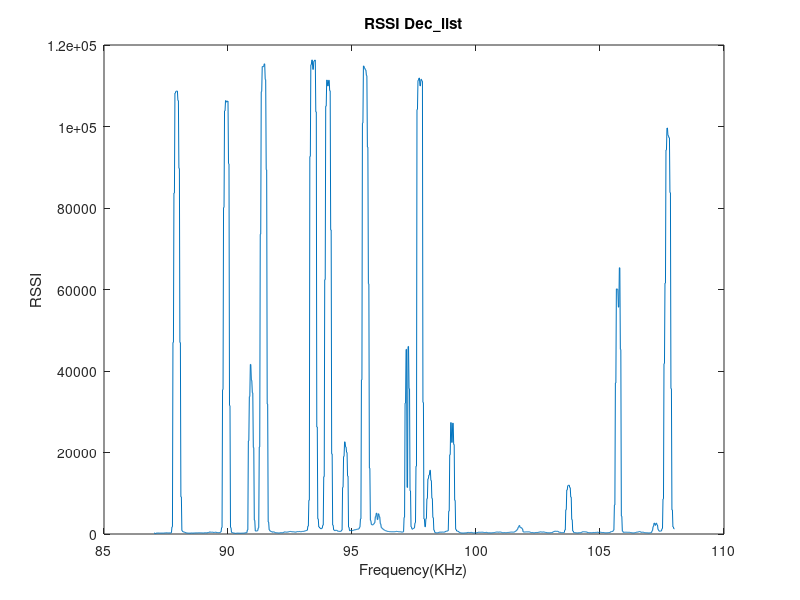
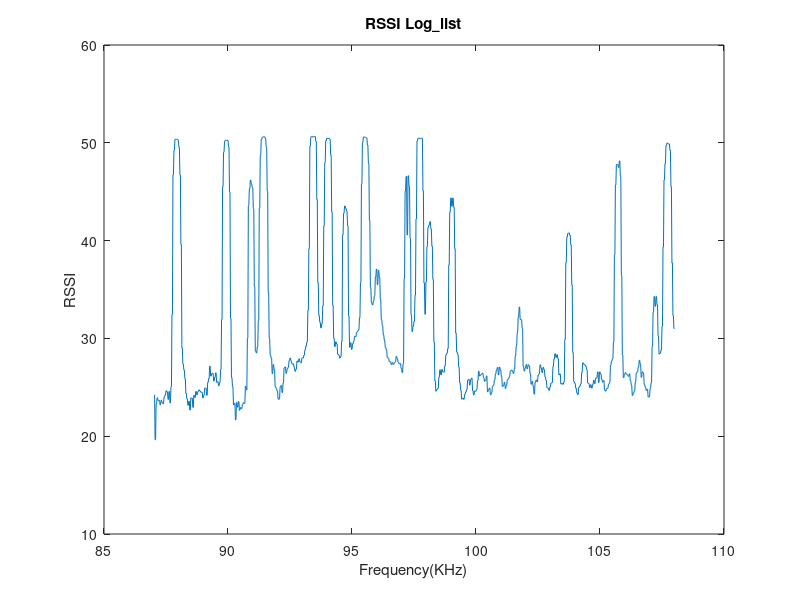

Write the MATLAB code that produced these figures, in order.
load RSSI_Scan.mat;
figure(1);
plot(linspace(87.02,108,1050),Dec_list);
title('RSSI Dec\_list')
xlabel('Frequency(KHz)')
ylabel('RSSI')
figure(2);
plot(linspace(87.02,108,1050),Log_list);
title('RSSI Log\_list')
xlabel('Frequency(KHz)')
ylabel('RSSI')